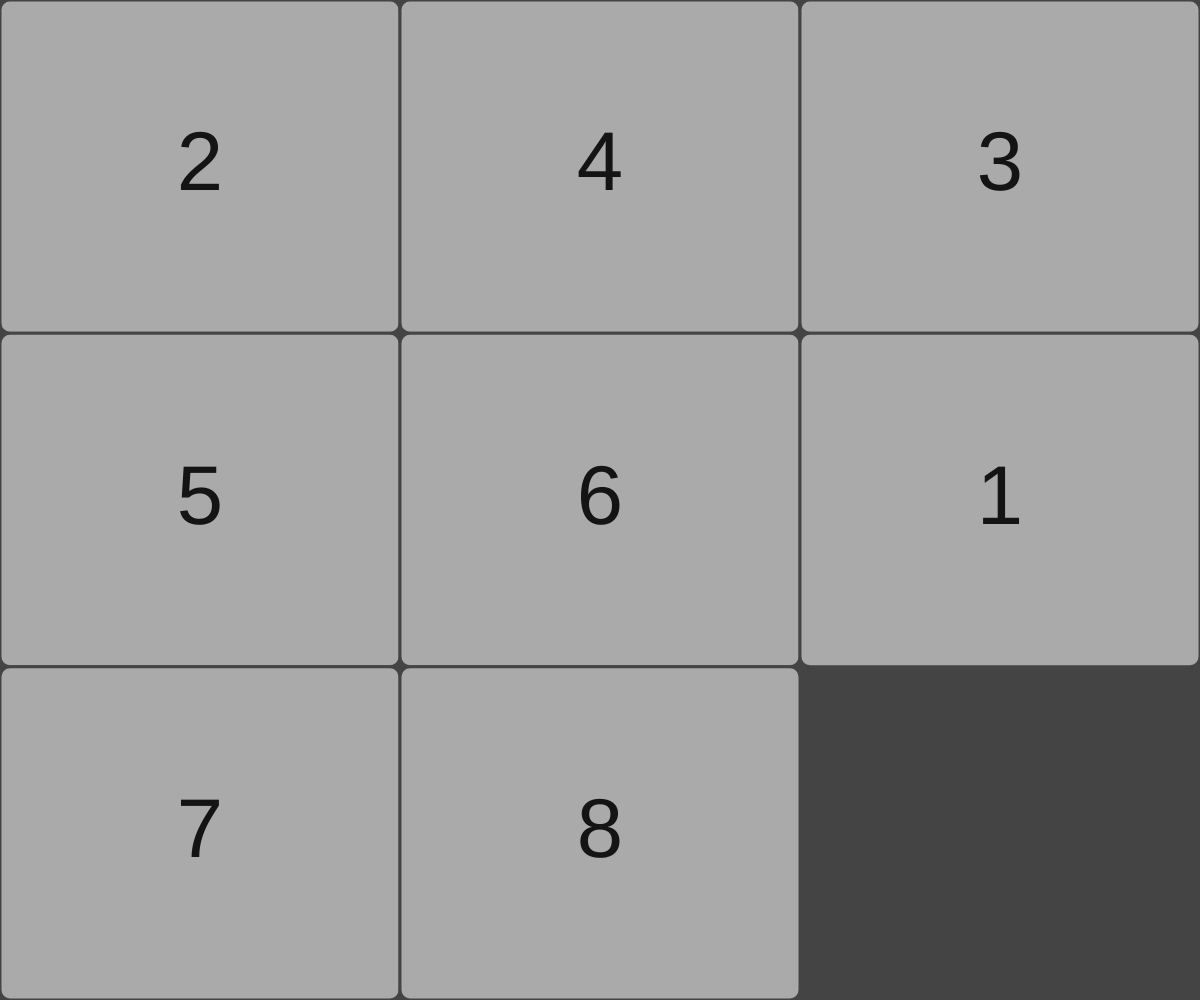
Frame 1 (no input)
Frame 60 (no input): identical to frame 1, image omitted
Frame 120 (the mouse pressed at the canvas centre since frame 60): identical to frame 1, image omitted

The p5.js sketch that drew this single still picture (run headless with seeded random() and noise() and a simulated clock; from frame 60 on, the mouse is pressed at the canvas centre):

// p5.js sketch
// ── sketch.js
/*
p5.js script for Sliding Puzzle game
David Norman Diaz Estrada
https://github.com/DavidDZ7/SlidingPuzzle
August 2023
 */

backgroundColor='#444444';
cellColor="#aaaaaa"
rows=3;
cols=3;
grid=[];
emptyCell=[rows-1,cols-1]//initialize position of empty cell

function setup() {
  createCanvas(windowWidth, windowHeight);
  createGrid(rows,cols)
  console.log("Grid:",grid)

}

function draw() {
  background(backgroundColor);
  //Show grid:
  //for (const currentCell of grid) {
  //  if (currentCell.empty==false){currentCell.show();}
  //}
  for (let row=0;row<rows;row++){
    for(let col=0;col<cols;col++){      
      if (grid[row][col].empty==false){grid[row][col].show();}
    }
  }
  
  if (checkWin()){
    console.log("Completed!");
    ShowWin();
    noLoop();
  }
}

function createGrid(rows,cols){
  
  let cellWidth=windowWidth/cols;
  let cellHeight=windowHeight/rows;
  
  totalgrid=rows*cols;
  numsSequence=generateRandomSequence(totalgrid-1);
  console.log("Nums sequence: ",numsSequence)
  let numIndex=0;
  for (let row=0;row<rows;row++){
    gridRow = [];
    for (let col=0;col<cols;col++){      
      if (numIndex==totalgrid-1){//leave last cell empty
        empty=true;
        num=null;
      }
      else{
        empty=false;
        num=numsSequence[numIndex];
      }
      gridRow.push(new cell(row,col,cellWidth,cellHeight,num,empty));
      numIndex+=1;
    }
    grid.push(gridRow);
  }
  
}

function generateRandomSequence(n) {
  let sequence = [];

  // Generate a sequence of numbers from 1 to n
  for (let i = 1; i <= n; i++) {
    sequence.push(i);
  }

  // Shuffle the sequence using the Fisher-Yates algorithm
  for (let i = sequence.length - 1; i > 0; i--) {
    const j = Math.floor(Math.random() * (i + 1));
    [sequence[i], sequence[j]] = [sequence[j], sequence[i]]; // Swap elements
  }

  return sequence;
}

function mouseClicked(){
  position=identifyMouseInGrid(mouseX,mouseY)
  console.log("grid[position]:",position)
  //if (position!=null){ console.log(grid[position[0]][position[1]])}
  
  //check if the user clicked on a cell that allows a valid movement (distance to empty cell must me strictly 1)
  if (position!=null && position!=emptyCell && ( (Math.abs(position[0]-emptyCell[0]) + Math.abs(position[1]-emptyCell[1])) == 1 )){
    console.log("valid movement")
    //update empty cell and swap with clicked cell:
    grid[emptyCell[0]][emptyCell[1]].empty=false;
    grid[emptyCell[0]][emptyCell[1]].num=grid[position[0]][position[1]].num;

    grid[position[0]][position[1]].empty=true;
    grid[position[0]][position[1]].num=null;

    emptyCell=position
  }
}

function identifyMouseInGrid(mouseX,mouseY){
  //loop through the grid and check which cell was clicked:
  for (let row=0;row<rows;row++){
    for(let col=0;col<cols;col++){      
      if (Math.abs(mouseX-grid[row][col].x)<grid[row][col].width/2 && Math.abs(mouseY-grid[row][col].y)<grid[row][col].height/2)
        return [row,col]
    }
  }
  return null 
}

function checkWin(){
  let num=1
  for (let row=0;row<rows;row++){
    for(let col=0;col<cols;col++){
      if (num>rows*cols-1){break}      
      if (grid[row][col].num!=num) {return false}
      num++;
    }
  }
  return true;
}


function ShowWin(){
  let winText="YOU WON!";
  strokeWeight(0);
  textSize(cells[0][0].height/2);
  let textWidth_ = textWidth(winText);
  let textHeight_ = textAscent(winText) + textDescent(winText);
  //display text at the center of window
  fill(20);
  text(winText,x=windowWidth/2-textWidth_/2,y=windowHeight/2-textHeight_/2);
}

class cell{
  constructor(row,col,cellWidth,cellHeight,num,empty){
    this.empty=empty;//boolean to check of cell is empty
    this.num=num;
    this.row=row;
    this.col=col;
    this.width=cellWidth;
    this.height=cellHeight;    
    this.y=row*this.height+this.height/2;
    this.x=col*this.width+this.width/2;
    this.radius=10;
  }

  show(){
    fill(cellColor)
    strokeWeight(3);
    stroke(backgroundColor)
    rectMode(CENTER);
    rect(this.x, this.y, this.width, this.height, this.radius);
    //Show num inside cell:
    strokeWeight(0);
    textSize(this.height/4);
    let cellText = this.num.toString();
    let textWidth_ = textWidth(cellText);
    let textHeight_ = textAscent(cellText) + textDescent(cellText);
    //display num at the center of cell
    fill(20);
    text(cellText,this.x-textWidth_/2,this.y+textHeight_/4);

  }
  
}
